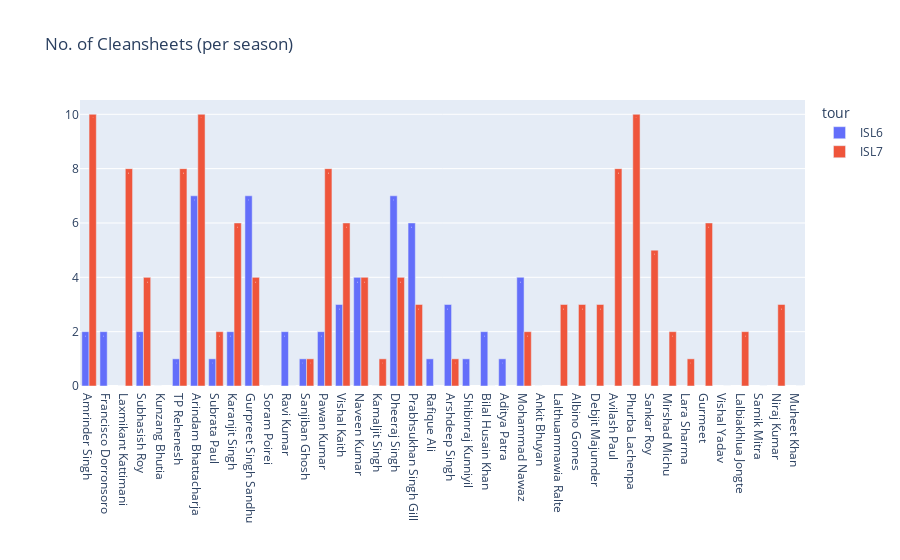

Here is the notebook cell this chart was saved with:
### Code cell
# Using plotly.express:
fig = px.bar(x="short_name", y="events.cleansheet", barmode="group", data_frame=gk_df,
             color="tour_name", text="events.cleansheet", title="No. of Cleansheets (per season)",
             labels={"short_name": "", "events.cleansheet": "", "tour_name": "tour"})
fig.update_traces(textfont={"color": "white"})

### Figure 1 — Plotly figure (JSON) as saved in the notebook; plotly's stock layout.template omitted (floating-point values rounded to 4 significant figures)
{"data": [{"alignmentgroup": "True", "hovertemplate": "tour=ISL6<br>=%{text}<extra></extra>", "legendgroup": "ISL6", "marker": {"color": "#636efa", "pattern": {"shape": ""}}, "name": "ISL6", "offsetgroup": "ISL6", "orientation": "v", "showlegend": true, "text": [2, 2, 0, 2, 0, 1, 7, 1, 2, 7, 0, 2, 1, 2, 3, 4, 0, 7, 6, 1, 3, 1, 2, 1, 4, 0], "textfont": {"color": "white"}, "textposition": "auto", "type": "bar", "x": ["Amrinder Singh", "Francisco Dorronsoro", "Laxmikant Kattimani", "Subhasish Roy", "Kunzang Bhutia", "TP Rehenesh", "Arindam Bhattacharja", "Subrata Paul", "Karanjit Singh", "Gurpreet Singh Sandhu", "Soram Poirei", "Ravi Kumar", "Sanjiban Ghosh", "Pawan Kumar", "Vishal Kaith", "Naveen Kumar", "Kamaljit Singh", "Dheeraj Singh", "Prabhsukhan Singh Gill", "Rafique Ali", "Arshdeep Singh", "Shibinraj Kunniyil", "Bilal Husain Khan", "Aditya Patra", "Mohammad Nawaz", "Ankit Bhuyan"], "xaxis": "x", "y": [2, 2, 0, 2, 0, 1, 7, 1, 2, 7, 0, 2, 1, 2, 3, 4, 0, 7, 6, 1, 3, 1, 2, 1, 4, 0], "yaxis": "y"}, {"alignmentgroup": "True", "hovertemplate": "tour=ISL7<br>=%{text}<extra></extra>", "legendgroup": "ISL7", "marker": {"color": "#EF553B", "pattern": {"shape": ""}}, "name": "ISL7", "offsetgroup": "ISL7", "orientation": "v", "showlegend": true, "text": [10, 8, 4, 8, 10, 2, 6, 4, 3, 0, 3, 3, 1, 8, 6, 8, 4, 1, 4, 3, 10, 1, 5, 0, 2, 1, 2, 6, 0, 2, 0, 3, 0], "textfont": {"color": "white"}, "textposition": "auto", "type": "bar", "x": ["Amrinder Singh", "Laxmikant Kattimani", "Subhasish Roy", "TP Rehenesh", "Arindam Bhattacharja", "Subrata Paul", "Karanjit Singh", "Gurpreet Singh Sandhu", "Lalthuammawia Ralte", "Ravi Kumar", "Albino Gomes", "Debjit Majumder", "Sanjiban Ghosh", "Pawan Kumar", "Vishal Kaith", "Avilash Paul", "Naveen Kumar", "Kamaljit Singh", "Dheeraj Singh", "Prabhsukhan Singh Gill", "Phurba Lachenpa", "Arshdeep Singh", "Sankar Roy", "Bilal Husain Khan", "Mirshad Michu", "Lara Sharma", "Mohammad Nawaz", "Gurmeet", "Vishal Yadav", "Lalbiakhlua Jongte", "Samik Mitra", "Niraj Kumar", "Muheet Khan"], "xaxis": "x", "y": [10, 8, 4, 8, 10, 2, 6, 4, 3, 0, 3, 3, 1, 8, 6, 8, 4, 1, 4, 3, 10, 1, 5, 0, 2, 1, 2, 6, 0, 2, 0, 3, 0], "yaxis": "y"}], "layout": {"barmode": "group", "legend": {"title": {"text": "tour"}, "tracegroupgap": 0}, "title": {"text": "No. of Cleansheets (per season)"}, "xaxis": {"anchor": "y", "domain": [0, 1], "title": {"text": ""}}, "yaxis": {"anchor": "x", "domain": [0, 1], "title": {"text": ""}}}}
